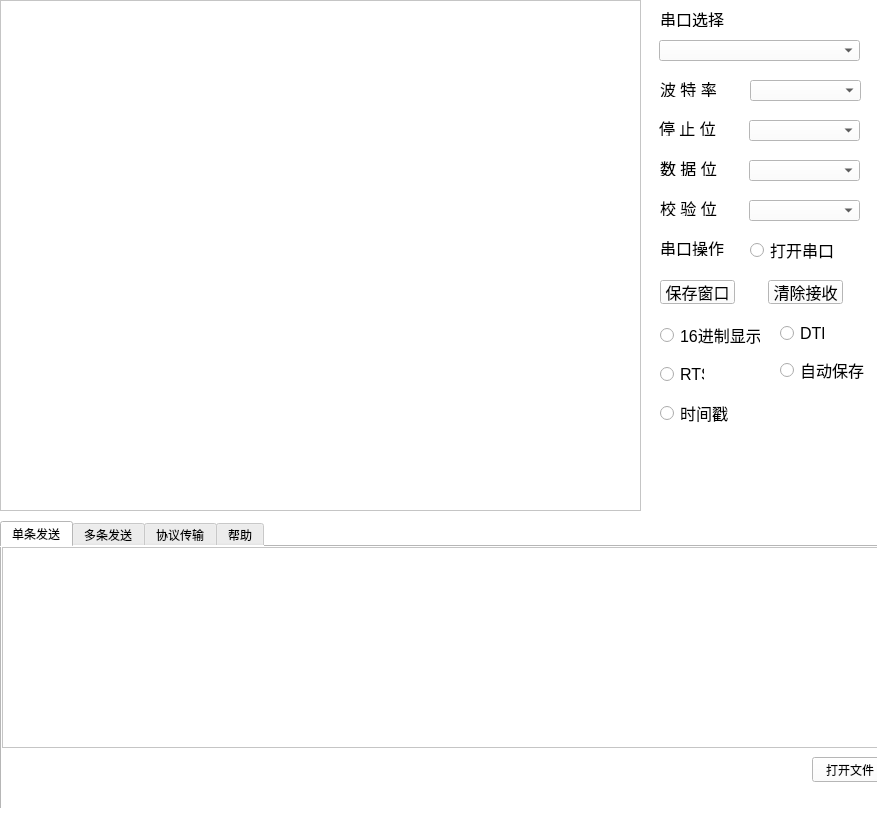
<?xml version="1.0" encoding="UTF-8"?>
<ui version="4.0">
 <author>Hakine</author>
 <class>MainWindow</class>
 <widget class="QMainWindow" name="MainWindow">
  <property name="geometry">
   <rect>
    <x>0</x>
    <y>0</y>
    <width>877</width>
    <height>830</height>
   </rect>
  </property>
  <property name="minimumSize">
   <size>
    <width>530</width>
    <height>420</height>
   </size>
  </property>
  <property name="maximumSize">
   <size>
    <width>16777215</width>
    <height>16777215</height>
   </size>
  </property>
  <property name="cursor">
   <cursorShape>ArrowCursor</cursorShape>
  </property>
  <property name="windowTitle">
   <string>Serial Port Tool V0.0.1</string>
  </property>
  <property name="windowIcon">
   <iconset>
    <normaloff>../icon/favicon.ico</normaloff>../icon/favicon.ico</iconset>
  </property>
  <property name="styleSheet">
   <string notr="true">background-color: rgb(255, 255, 255);</string>
  </property>
  <widget class="QWidget" name="centralwidget">
   <widget class="QTextBrowser" name="textBrowser">
    <property name="enabled">
     <bool>false</bool>
    </property>
    <property name="geometry">
     <rect>
      <x>0</x>
      <y>0</y>
      <width>641</width>
      <height>511</height>
     </rect>
    </property>
    <property name="cursor" stdset="0">
     <cursorShape>IBeamCursor</cursorShape>
    </property>
   </widget>
   <widget class="QTabWidget" name="tabWidget">
    <property name="enabled">
     <bool>true</bool>
    </property>
    <property name="geometry">
     <rect>
      <x>0</x>
      <y>521</y>
      <width>1060</width>
      <height>320</height>
     </rect>
    </property>
    <property name="minimumSize">
     <size>
      <width>530</width>
      <height>320</height>
     </size>
    </property>
    <property name="maximumSize">
     <size>
      <width>1060</width>
      <height>840</height>
     </size>
    </property>
    <property name="currentIndex">
     <number>0</number>
    </property>
    <widget class="QWidget" name="tab">
     <attribute name="title">
      <string>单条发送</string>
     </attribute>
     <widget class="QTextEdit" name="textEdit">
      <property name="geometry">
       <rect>
        <x>0</x>
        <y>0</y>
        <width>961</width>
        <height>201</height>
       </rect>
      </property>
     </widget>
     <widget class="QWidget" name="layoutWidget">
      <property name="geometry">
       <rect>
        <x>810</x>
        <y>210</y>
        <width>239</width>
        <height>25</height>
       </rect>
      </property>
      <layout class="QHBoxLayout" name="horizontalLayout_2">
       <item>
        <widget class="QPushButton" name="pushButton_6">
         <property name="text">
          <string>打开文件</string>
         </property>
        </widget>
       </item>
       <item>
        <widget class="QPushButton" name="pushButton_5">
         <property name="text">
          <string>发送文件</string>
         </property>
        </widget>
       </item>
       <item>
        <widget class="QPushButton" name="pushButton_7">
         <property name="text">
          <string>停止发送</string>
         </property>
        </widget>
       </item>
      </layout>
     </widget>
     <widget class="QWidget" name="layoutWidget">
      <property name="geometry">
       <rect>
        <x>970</x>
        <y>10</y>
        <width>77</width>
        <height>181</height>
       </rect>
      </property>
      <layout class="QVBoxLayout" name="verticalLayout_4">
       <property name="spacing">
        <number>5</number>
       </property>
       <item>
        <widget class="QPushButton" name="pushButton_3">
         <property name="enabled">
          <bool>true</bool>
         </property>
         <property name="text">
          <string>发送</string>
         </property>
        </widget>
       </item>
       <item>
        <widget class="QPushButton" name="pushButton_4">
         <property name="text">
          <string>清除发送</string>
         </property>
        </widget>
       </item>
      </layout>
     </widget>
    </widget>
    <widget class="QWidget" name="tab_2">
     <attribute name="title">
      <string>多条发送</string>
     </attribute>
    </widget>
    <widget class="QWidget" name="tab_3">
     <attribute name="title">
      <string>协议传输</string>
     </attribute>
    </widget>
    <widget class="QWidget" name="tab_4">
     <attribute name="title">
      <string>帮助</string>
     </attribute>
    </widget>
   </widget>
   <widget class="QComboBox" name="comboBox_2">
    <property name="geometry">
     <rect>
      <x>749</x>
      <y>120</y>
      <width>111</width>
      <height>21</height>
     </rect>
    </property>
   </widget>
   <widget class="QComboBox" name="comboBox_3">
    <property name="geometry">
     <rect>
      <x>749</x>
      <y>160</y>
      <width>111</width>
      <height>21</height>
     </rect>
    </property>
   </widget>
   <widget class="QComboBox" name="comboBox_4">
    <property name="geometry">
     <rect>
      <x>749</x>
      <y>200</y>
      <width>111</width>
      <height>21</height>
     </rect>
    </property>
   </widget>
   <widget class="QLabel" name="label">
    <property name="geometry">
     <rect>
      <x>660</x>
      <y>11</y>
      <width>64</width>
      <height>16</height>
     </rect>
    </property>
    <property name="font">
     <font>
      <pointsize>12</pointsize>
     </font>
    </property>
    <property name="text">
     <string>串口选择</string>
    </property>
   </widget>
   <widget class="QComboBox" name="comboBox_5">
    <property name="geometry">
     <rect>
      <x>659</x>
      <y>40</y>
      <width>201</width>
      <height>21</height>
     </rect>
    </property>
   </widget>
   <widget class="QLabel" name="label_2">
    <property name="geometry">
     <rect>
      <x>660</x>
      <y>81</y>
      <width>64</width>
      <height>16</height>
     </rect>
    </property>
    <property name="font">
     <font>
      <pointsize>12</pointsize>
     </font>
    </property>
    <property name="text">
     <string>波 特 率</string>
    </property>
   </widget>
   <widget class="QLabel" name="label_3">
    <property name="geometry">
     <rect>
      <x>659</x>
      <y>120</y>
      <width>64</width>
      <height>16</height>
     </rect>
    </property>
    <property name="font">
     <font>
      <pointsize>12</pointsize>
     </font>
    </property>
    <property name="text">
     <string>停 止 位</string>
    </property>
   </widget>
   <widget class="QLabel" name="label_4">
    <property name="geometry">
     <rect>
      <x>660</x>
      <y>160</y>
      <width>64</width>
      <height>16</height>
     </rect>
    </property>
    <property name="font">
     <font>
      <pointsize>12</pointsize>
     </font>
    </property>
    <property name="text">
     <string>数 据 位</string>
    </property>
   </widget>
   <widget class="QLabel" name="label_5">
    <property name="geometry">
     <rect>
      <x>660</x>
      <y>200</y>
      <width>64</width>
      <height>16</height>
     </rect>
    </property>
    <property name="font">
     <font>
      <pointsize>12</pointsize>
     </font>
    </property>
    <property name="text">
     <string>校 验 位</string>
    </property>
   </widget>
   <widget class="QLabel" name="label_6">
    <property name="geometry">
     <rect>
      <x>660</x>
      <y>240</y>
      <width>64</width>
      <height>16</height>
     </rect>
    </property>
    <property name="font">
     <font>
      <pointsize>12</pointsize>
     </font>
    </property>
    <property name="text">
     <string>串口操作</string>
    </property>
   </widget>
   <widget class="QComboBox" name="comboBox">
    <property name="geometry">
     <rect>
      <x>750</x>
      <y>80</y>
      <width>111</width>
      <height>21</height>
     </rect>
    </property>
   </widget>
   <widget class="QRadioButton" name="radioButton">
    <property name="geometry">
     <rect>
      <x>750</x>
      <y>240</y>
      <width>101</width>
      <height>20</height>
     </rect>
    </property>
    <property name="font">
     <font>
      <pointsize>12</pointsize>
     </font>
    </property>
    <property name="text">
     <string>打开串口</string>
    </property>
   </widget>
   <widget class="QPushButton" name="pushButton_2">
    <property name="geometry">
     <rect>
      <x>768</x>
      <y>280</y>
      <width>75</width>
      <height>24</height>
     </rect>
    </property>
    <property name="font">
     <font>
      <pointsize>12</pointsize>
     </font>
    </property>
    <property name="text">
     <string>清除接收</string>
    </property>
   </widget>
   <widget class="QPushButton" name="pushButton">
    <property name="geometry">
     <rect>
      <x>660</x>
      <y>280</y>
      <width>75</width>
      <height>24</height>
     </rect>
    </property>
    <property name="font">
     <font>
      <pointsize>12</pointsize>
     </font>
    </property>
    <property name="tabletTracking">
     <bool>false</bool>
    </property>
    <property name="text">
     <string>保存窗口</string>
    </property>
   </widget>
   <widget class="QRadioButton" name="radioButton_2">
    <property name="geometry">
     <rect>
      <x>660</x>
      <y>325</y>
      <width>100</width>
      <height>20</height>
     </rect>
    </property>
    <property name="font">
     <font>
      <pointsize>12</pointsize>
     </font>
    </property>
    <property name="text">
     <string>16进制显示</string>
    </property>
   </widget>
   <widget class="QRadioButton" name="radioButton_4">
    <property name="geometry">
     <rect>
      <x>660</x>
      <y>364</y>
      <width>44</width>
      <height>20</height>
     </rect>
    </property>
    <property name="font">
     <font>
      <pointsize>12</pointsize>
     </font>
    </property>
    <property name="text">
     <string>RTS</string>
    </property>
   </widget>
   <widget class="QRadioButton" name="radioButton_6">
    <property name="geometry">
     <rect>
      <x>660</x>
      <y>403</y>
      <width>68</width>
      <height>20</height>
     </rect>
    </property>
    <property name="font">
     <font>
      <pointsize>12</pointsize>
     </font>
    </property>
    <property name="text">
     <string>时间戳</string>
    </property>
   </widget>
   <widget class="QRadioButton" name="radioButton_3">
    <property name="geometry">
     <rect>
      <x>780</x>
      <y>323</y>
      <width>44</width>
      <height>20</height>
     </rect>
    </property>
    <property name="font">
     <font>
      <pointsize>12</pointsize>
     </font>
    </property>
    <property name="text">
     <string>DTR</string>
    </property>
   </widget>
   <widget class="QRadioButton" name="radioButton_5">
    <property name="geometry">
     <rect>
      <x>780</x>
      <y>360</y>
      <width>84</width>
      <height>20</height>
     </rect>
    </property>
    <property name="font">
     <font>
      <pointsize>12</pointsize>
     </font>
    </property>
    <property name="text">
     <string>自动保存</string>
    </property>
   </widget>
  </widget>
  <widget class="QStatusBar" name="statusbar"/>
 </widget>
 <resources/>
 <connections/>
</ui>
